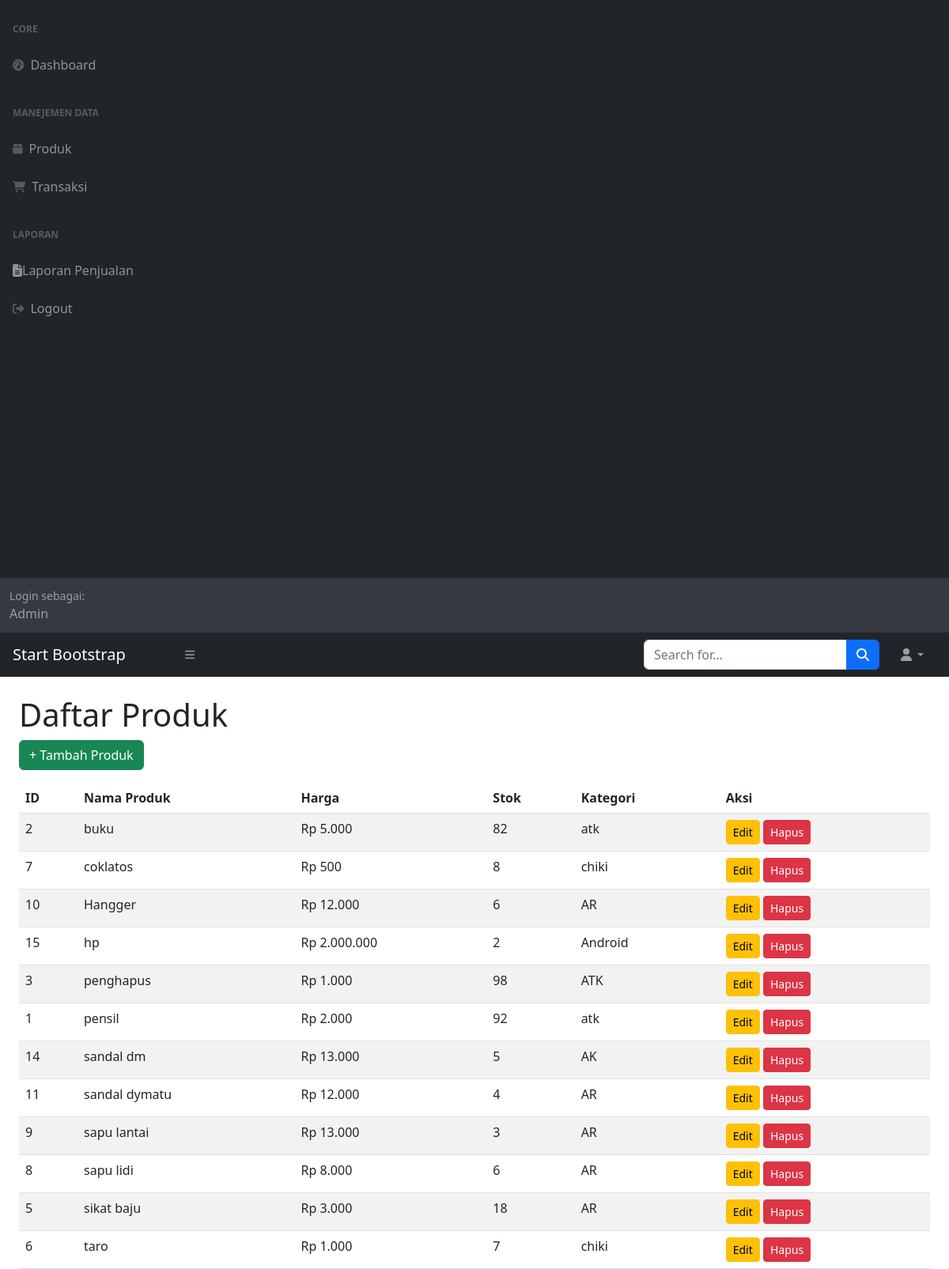
/pages/daftar_produk.php, run on the app's committed database.
### tables this page shows
CREATE TABLE `produk` (
  `id_produk` int NOT NULL,
  `nama_produk` varchar(100) NOT NULL,
  `harga` decimal(10,2) NOT NULL,
  `stok` int NOT NULL,
  `kategori` varchar(100) NOT NULL
);

### pages/daftar_produk.php (the view)
<?php
require_once(__DIR__ . '/../includes/config.php');
include(__DIR__ . '/../includes/header.php');
include(__DIR__ . '/../includes/sidebar.php');
include(__DIR__ . '/../includes/nav.php');
$result = $conn->query("SELECT * FROM produk ORDER BY nama_produk ASC");
?>
<div class="container-fluid px-4">
    <h1 class="mt-4">Daftar Produk</h1>
    <a href="index.php?hal=tambah_produk" class="btn btn-success mb-3">+ Tambah Produk</a>
    <table class="table table-striped">
        <thead>
            <tr>
                <th>ID</th>
                <th>Nama Produk</th>
                <th>Harga</th>
                <th>Stok</th>
                <th>Kategori</th>
                <th>Aksi</th>
            </tr>
        </thead>
        <tbody>
            <?php if ($result && $result->num_rows > 0): ?>
                <?php while($p = $result->fetch_assoc()): ?>
                <tr>
                    <td><?= $p['id_produk'] ?></td>
                    <td><?= $p['nama_produk'] ?></td>
                    <td>Rp <?= number_format($p['harga'], 0, ',', '.') ?></td>
                    <td><?= $p['stok'] ?></td>
                    <td><?= $p['kategori'] ?></td>
                    <td>
                        <a href="index.php?hal=ubah_produk&id=<?= $p['id_produk'] ?>" class="btn btn-warning btn-sm">Edit</a>
                        <a href="index.php?hal=hapus_produk&id=<?= $p['id_produk'] ?>" class="btn btn-danger btn-sm" onclick="return confirm('Hapus produk ini?')">Hapus</a>
                    </td>
                </tr>
                <?php endwhile; ?>
            <?php else: ?>
                <tr><td colspan="6" class="text-center">Belum ada produk</td></tr>
            <?php endif; ?>
        </tbody>
    </table>
</div>

### includes/header.php (shortened to what this page needs)
<head>
    <link href="https://cdn.jsdelivr.net/npm/simple-datatables@7.1.2/dist/style.min.css" rel="stylesheet" />
    <link href="assets/css/styles.css" rel="stylesheet" />
</head>

### includes/sidebar.php
<?php
if (!isset($page)) {
    $page = '';
}
?>
<div id="layoutSidenav_nav">
    <nav class="sb-sidenav accordion sb-sidenav-dark" id="sidenavAccordion">
        <div class="sb-sidenav-menu">
            <div class="nav">
                <div class="sb-sidenav-menu-heading">Core</div>
<a class="nav-link <?= ($page == "dashboard") ? 'active' : ''; ?>"
   href="index.php?hal=dashboard">
    <div class="sb-nav-link-icon"><i class="fas fa-tachometer-alt"></i></div>
    Dashboard
</a>
<div class="sb-sidenav-menu-heading">Manejemen Data</div>
<a class="nav-link <?= ($page == "daftar_produk") ? 'active' : ''; ?>"
   href="index.php?hal=daftar_produk">
   <div class="sb-nav-link-icon"><i class="fas fa-box"></i></div>
    Produk
</a>
<a class="nav-link <?= ($page == "daftar_transaksi") ? 'active' : ''; ?>"
   href="index.php?hal=daftar_transaksi">
     <div class="sb-nav-link-icon"><i class="fas fa-shopping-cart"></i></div>
    Transaksi
</a>
<div class="sb-sidenav-menu-heading">Laporan</div>
<li class="nav-item">
    <a class="nav-link" href="index.php?hal=laporan_penjualan">
        <i class="fas fa-file-alt"></i>
        Laporan Penjualan
    </a>
</li>
<a class="nav-link" href="logout.php">
    <div class="sb-nav-link-icon"><i class="fas fa-sign-out-alt"></i></div>
    Logout
</a>
            </div>
        </div>
        <div class="sb-sidenav-footer">
            <div class="small">Login sebagai:</div>
            <?= $_SESSION['username'] ?? 'Admin'; ?>
        </div>
    </nav>
</div>

### includes/nav.php (shortened to what this page needs)
<nav class="sb-topnav navbar navbar-expand navbar-dark bg-dark">
    <a class="navbar-brand ps-3" href="index.html">Start Bootstrap</a>
    <button class="btn btn-link btn-sm order-1 order-lg-0 me-4 me-lg-0" id="sidebarToggle" href="#!"><i class="fas fa-bars"></i></button>
    <form class="d-none d-md-inline-block form-inline ms-auto me-0 me-md-3 my-2 my-md-0">
        <div class="input-group">
            <input class="form-control" type="text" placeholder="Search for..." aria-label="Search for..." aria-describedby="btnNavbarSearch" />
            <button class="btn btn-primary" id="btnNavbarSearch" type="button"><i class="fas fa-search"></i></button>
        </div>
    </form>
    <ul class="navbar-nav ms-auto ms-md-0 me-3 me-lg-4">
        <li class="nav-item dropdown">
            <a class="nav-link dropdown-toggle" id="navbarDropdown" href="#" role="button" data-bs-toggle="dropdown" aria-expanded="false"><i class="fas fa-user fa-fw"></i></a>
        </li>
    </ul>
</nav>

### data on the page
produk: id_produk "2", nama_produk "buku", harga "5.000", stok "82", kategori "atk"
produk: id_produk "7", nama_produk "coklatos", harga "500", stok "8", kategori "chiki"
produk: id_produk "10", nama_produk "Hangger", harga "12.000", stok "6", kategori "AR"
produk: id_produk "15", nama_produk "hp", harga "2.000.000", stok "2", kategori "Android"
produk: id_produk "3", nama_produk "penghapus", harga "1.000", stok "98", kategori "ATK"
produk: id_produk "1", nama_produk "pensil", harga "2.000", stok "92", kategori "atk"
produk: id_produk "14", nama_produk "sandal dm", harga "13.000", stok "5", kategori "AK"
produk: id_produk "11", nama_produk "sandal dymatu", harga "12.000", stok "4", kategori "AR"
produk: id_produk "9", nama_produk "sapu lantai", harga "13.000", stok "3", kategori "AR"
produk: id_produk "8", nama_produk "sapu lidi", harga "8.000", stok "6", kategori "AR"
produk: id_produk "5", nama_produk "sikat baju", harga "3.000", stok "18", kategori "AR"
produk: id_produk "6", nama_produk "taro", harga "1.000", stok "7", kategori "chiki"

### other printed values
$_SESSION['username'] "Admin"
